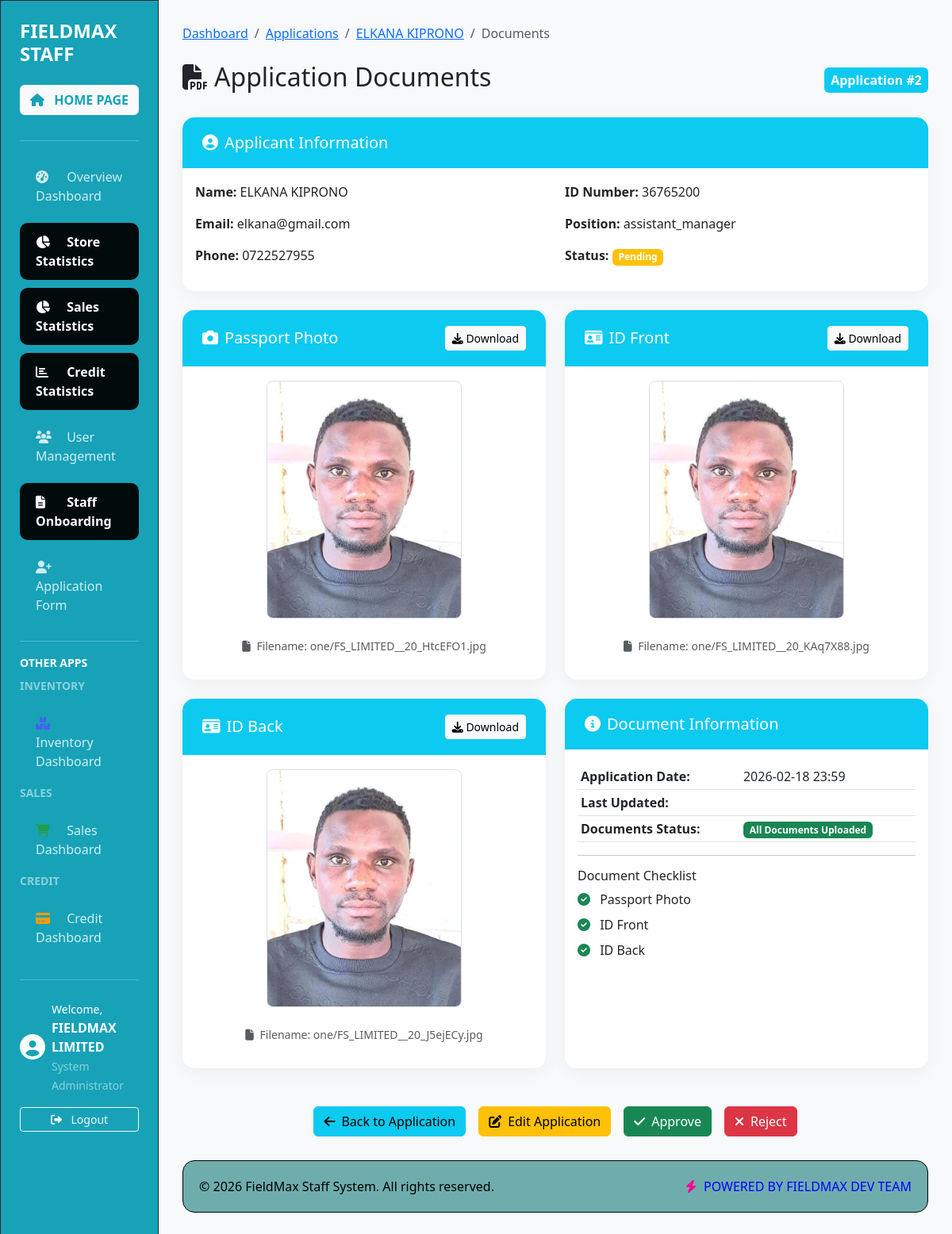
The app's page /staff/applications/2/documents/ (signed in), older data.
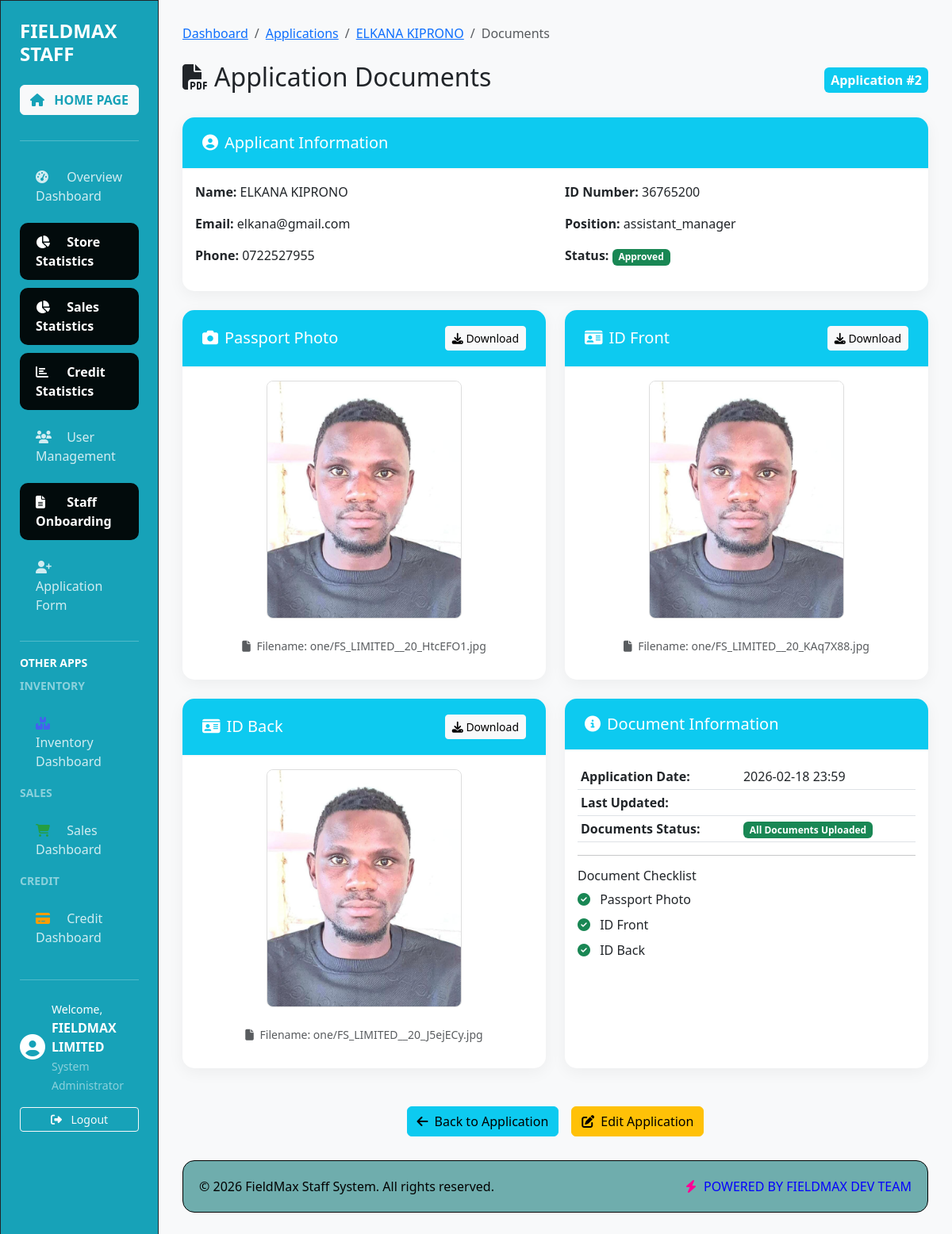
The same page, newer data.
### staff/views.py (the view)
# urls.py: path('applications/<int:pk>/documents/', views.view_documents, name='view_documents'),
@login_required
def view_documents(request, pk):
    application = get_object_or_404(StaffApplication, pk=pk)
    context = {
        'application': application,
    }
    return render(request, 'staff/documents.html', context)

### staff/models.py (called while the page is built)
    def full_name(self):
        return f"{self.first_name} {self.last_name}"

### templates/staff/documents.html (shortened to what the changed rows need)
{% extends 'staff/base.html' %}
{% load static %}
{% block content %}
<div class="d-flex justify-content-between align-items-center mb-4">
    <h2><i class="fas fa-file-pdf me-2"></i>Application Documents</h2>
</div>
<div class="card mb-4">
    <div class="card-body">
        <div class="row">
            <div class="col-md-6">
                <p><strong>Status:</strong>
                    {% if application.status == 'pending' %}
                        <span class="badge bg-warning">Pending</span>
                    {% elif application.status == 'approved' %}
                        <span class="badge bg-success">Approved</span>
                    {% elif application.status == 'rejected' %}
                        <span class="badge bg-danger">Rejected</span>
                    {% elif application.status == 'under_review' %}
                        <span class="badge bg-info">Under Review</span>
                    {% endif %}
                </p>
            </div>
        </div>
    </div>
</div>
<div class="row">
    <div class="col-md-6 mb-4">
        <div class="card h-100">
            <div class="card-body">
                <table class="table table-sm">
                    <tr>
                        <th>Application Date:</th>
                    </tr>
                    <tr>
                        <th>Last Updated:</th>
                    </tr>
                    <tr>
                        <th>Documents Status:</th>
                    </tr>
                </table>
            </div>
        </div>
    </div>
</div>
<div class="d-flex justify-content-center gap-3 mt-4">
    <a href="{% url 'staff:application_detail' application.id %}" class="btn btn-info">
        <i class="fas fa-arrow-left me-2"></i>Back to Application
    </a>
    <a href="{% url 'staff:application_edit' application.id %}" class="btn btn-warning">
        <i class="fas fa-edit me-2"></i>Edit Application
    </a>
    {% if application.status == 'pending' or application.status == 'under_review' %}
    <a href="{% url 'staff:application_approve' application.id %}" class="btn btn-success">
        <i class="fas fa-check me-2"></i>Approve
    </a>
    <a href="{% url 'staff:application_reject' application.id %}" class="btn btn-danger">
        <i class="fas fa-times me-2"></i>Reject
    </a>
    {% endif %}
</div>
{% endblock %}

Row changes from the older to the newer data that the page shows:
changed StaffApplication "ELKANA KIPRONO": status "pending" → "approved" (drawn)
Text that changed along with them:
text no longer shown: "Pending Approve Reject"
text now shown: "Approved"
